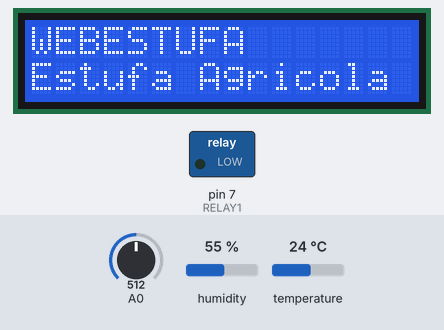
The sketch below on a simulated Arduino Uno, built with avr-gcc and run on an emulated ATmega328P. Parts: 16×2 character LCD, switched loads named in the sketch (green lamp = pin HIGH). The test bench sets the inputs (shaded band); at power-on: temperature 24 °C, A0 = 512, humidity 55 %. The local clock reads 2024-03-15 10:24:30 at power-on unless the sketch sets it.

Above: at 3.2 s.
3.3 s: temperature set to 27 °C
At 14.4 s:
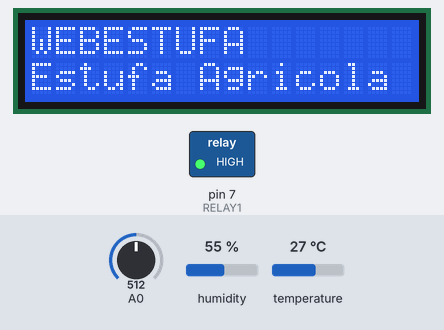
14.7 s: temperature set to 12 °C
At 25.5 s:
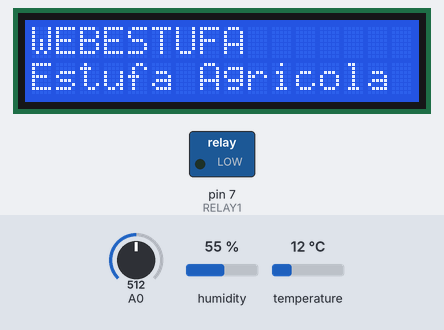
25.8 s: temperature set to 28 °C
At 41.6 s:
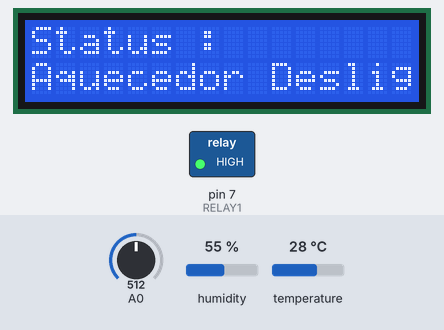
Timing chart, 0 to 42.9 s (numbered marks = the images above; inputs shaded):
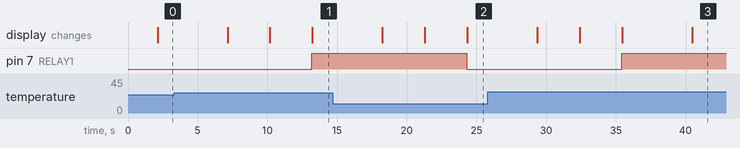

The sketch:

Controle_Temperatura_DHT11.ino
```cpp
////////////////////////////////////////////////////////////
//                                                        //
//        Controle de Temperatura  - Arduino              //
//                                                        //
//        Marcelo Barbosa de Freitas                      //
//                                                        //
//                                                        //
//                                                        //
//        Data: 23/01/2017                                //
//                                                        //
//                                                        //
////////////////////////////////////////////////////////////

  #include <dht11.h>
  #include <LiquidCrystal_I2C.h>
  #include <Wire.h>
  #include "RTClib.h"

  RTC_DS1307 RTC;

  #define RELAY1 7 //Ligar o "IN1"do Rele no "pino 7" do Arduino

  dht11 DHT; // Cria um objeto que o sensor DHT11

  int posicao;// Variável responsável por pegar a posição do rele na A0
  String temper;// variável responsável por pegar a situação do Aquecedor: Ligado ou Desligado

  int dhtpin = A1; // Pino analógico em que o sensor DHT11 está conectado

  /***  Configuração do LCD   ***/
  LiquidCrystal_I2C lcd(0x27,2,1,0,4,5,6,7,3,POSITIVE);
  //LiquidCrystal_I2C lcd(0x20,16,2);

  void setup() {

    /*** Configuração do Relógio ***/
    Wire.begin(); // Inicia a porta I2C
    RTC.begin(); // Inicia a comunicação com o módulo RTC
    RTC.adjust(DateTime(__DATE__, __TIME__)); // Establece la fecha y hora (Comentar una vez establecida la hora)

    Serial.begin(9600);

  /*** Configurando o "pino 7" do Arduino como Saída(OUTPUT) ***/
  pinMode(RELAY1, OUTPUT);
  lcd.begin(16,2); // Define o display com 16 colunas e 2 linhas
  delay(2000);

  }

  void loop() {

    DateTime now = RTC.now(); // Obtem e fecha a hora do RTC


    posicao = analogRead(A0);

    DHT.read(dhtpin); //Lê as informações do sensor


  if (DHT.temperature <= 25){
      digitalWrite(RELAY1, LOW);
      temper = "Aquecedor Ligado";
    }
    else {
          digitalWrite(RELAY1, HIGH);
          temper = "Aquecedor Deslig";

      }

      /*------------------ Impressões LCD --------------*/

      /*------------------WEBESTUFA - AJH5-------------*/
      lcd.clear();
      lcd.setCursor(0,0);
      lcd.print("WEBESTUFA");
      lcd.setCursor(0,1);
      lcd.print("Estufa Agricola");
      delay(5000);
      lcd.clear();
      lcd.setCursor(0,0);
      lcd.print("Status :");
      lcd.setCursor(0,1);
      lcd.print(temper);
      delay(3000);
      lcd.clear();
      lcd.setCursor(0,0);
      lcd.print("Umidade: ");
      lcd.print(DHT.humidity);
      lcd.print("%");
      lcd.setCursor(0,1);
      lcd.print("Temperatura: ");
      lcd.print(DHT.temperature);
      lcd.write(B11011111);
      delay(3000);
  }
```

Measured:
- the behaviour switches between 25 and 26 °C on temperature (found by bisection; images 0 and 1)
- after the input at 3.3 s, pin 7 (RELAY1): LOW → HIGH after 9.9 s
- after the input at 14.7 s, pin 7 (RELAY1): HIGH → LOW after 9.6 s
- after the input at 25.8 s, pin 7 (RELAY1): LOW → HIGH after 9.6 s; the display: first differs from a run without the input after 14.7 s (image 3)
